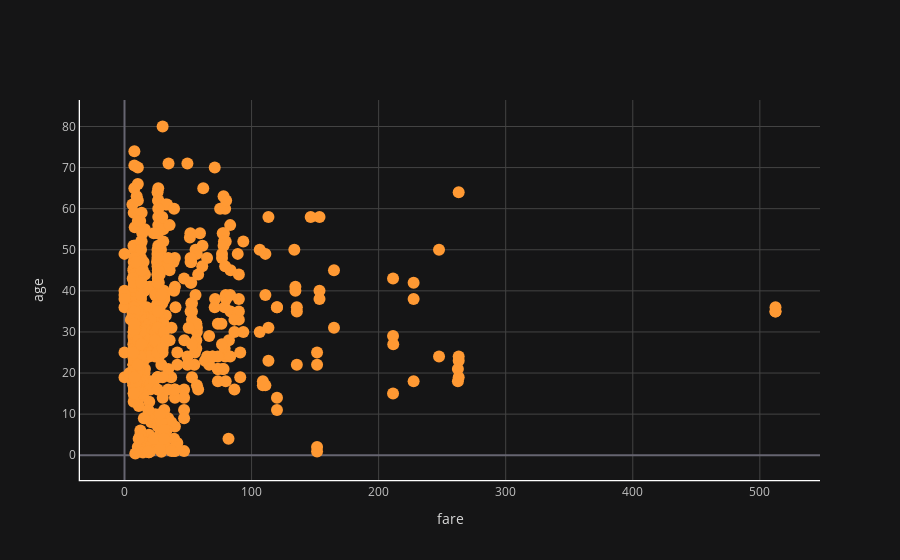

Here is the notebook cell this chart was saved with:
### Code cell
cf.set_config_file(theme="solar")
df2.iplot(kind="line",x="fare",y="age",mode ="markers",xTitle="fare",yTitle="age",linewidth=1.3)

### Figure 1 — Plotly figure (JSON) as saved in the notebook; plotly's stock layout.template omitted (floating-point values rounded to 4 significant figures; data arrays with more than 128 entries replaced by an {"elided": "..."} marker saying what was removed)
{"data": [{"line": {"color": "rgba(255, 153, 51, 1.0)", "dash": "solid", "shape": "linear", "width": 1.3}, "marker": {"size": 12, "symbol": "circle"}, "mode": "markers", "name": "age", "text": "", "type": "scatter", "x": {"elided": "891 float values"}, "y": {"elided": "891 mixed values"}}], "layout": {"legend": {"bgcolor": "#151516", "font": {"color": "#D9D9D9"}}, "paper_bgcolor": "#151516", "plot_bgcolor": "#151516", "title": {"font": {"color": "#D9D9D9"}}, "xaxis": {"gridcolor": "#434343", "linewidth": 1.3, "showgrid": true, "tickfont": {"color": "#C2C2C2"}, "title": {"font": {"color": "#D9D9D9"}, "text": "fare"}, "zerolinecolor": "#666570"}, "yaxis": {"gridcolor": "#434343", "linewidth": 1.3, "showgrid": true, "tickfont": {"color": "#C2C2C2"}, "title": {"font": {"color": "#D9D9D9"}, "text": "age"}, "zerolinecolor": "#666570"}}}
